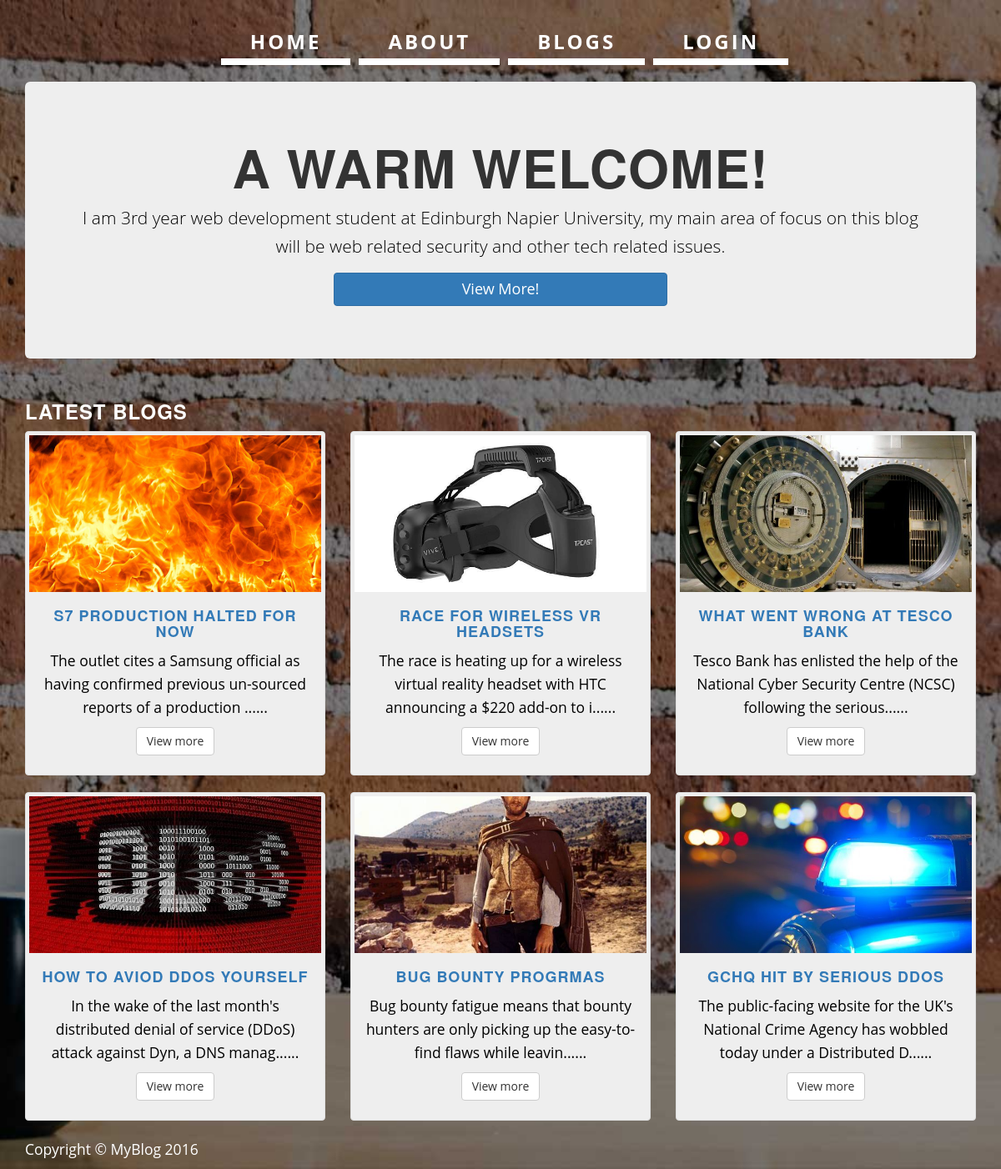
/index, run on the app's committed database.
### tables this page shows
CREATE TABLE "content" (
	`id`	INTEGER,
	`author`	TEXT,
	`date`	TEXT,
	`title`	INTEGER,
	`content`	TEXT,
	`image`	TEXT,
	`url`	TEXT
);

### webapp.py (the view)
@app.route('/')
@app.route('/index')
def index():
    g.db = connect_db()
    cur = g.db.execute('SELECT title, author, id, content, image FROM content LIMIT 6')
    sales = [dict(title=row[0], author=row[1], id=row[2], content=row[3], image=row[4]) for row in cur.fetchall()]
    g.db.close()
    return render_template("index.html", sales=sales)

### webapp.py (called while the page is built)
def connect_db():
    return lite.connect(app.config['DATABASE'])

### templates/index.html
{% extends "base.html" %}
{% block content %}
    <div class="container">
        <header class="jumbotron hero-spacer">
            <h1 class="text-center">A Warm Welcome!</h1>
            <p class="text-center">I am 3rd year web development student at Edinburgh Napier University, my main area of
                focus on this blog will be web related security and other tech related issues.</p>
            <p><a href="/blogs-all" class="btn btn-primary btn-large center-block">View More!</a>
            </p>
        </header>
        <div class="row">
            <div class="col-lg-12">
                <h3 style="color: white">Latest Blogs</h3>
            </div>
        </div>
        <div class="row text-center">
            {% for item in sales %}
                <div class="col-md-4 col-sm-6 hero-feature">
                    <div class="thumbnail">
                        <img class="img-responsive" src="{{ item.image }}" alt="">
                        <div class="caption">
                            <h4><a href="{{ url_for('blog', id=item.id) }}">{{ item.title }}</a></h4>
                            <p> {{ item.content[:100] }}......</p>
                            <p>
                                <a href="{{ url_for('blog', id=item.id) }}" class="btn btn-default">View more</a>
                            </p>
                        </div>
                    </div>
                </div>
            {% endfor %}
        </div>
        <footer>
            <div class="row">
                <div class="col-lg-12">
                    <p class="footer">Copyright &copy; MyBlog 2016</p>
                </div>
            </div>
        </footer>
    </div>
{% endblock %}

### templates/base.html (shortened to what this page needs)
<html>
<head>
    <link href="../static/css/bootstrap.min.css" rel="stylesheet">
    <link href="../static/css/style.css" rel="stylesheet">
</head>
<nav class="navbar navbar-default" role="navigation">
    <div class="container">
        <div class="navbar-header">
            <a class="navbar-brand" href="index.html"></a>
        </div>
        <div class="collapse navbar-collapse" id="bs-example-navbar-collapse-1">
            <ul class="nav navbar-nav">
                <li>
                    <a href="/">Home</a>
                </li>
                <li>
                    <a href="/about">About</a>
                </li>
                <li>
                    <a href="/blogs-all">Blogs</a>
                </li>
                <li>
                    <a href="/admin-home">Login</a>
                </li>
            </ul>
        </div>
    </div>
</nav>
{% block content %}
{% endblock %}
</body>
</html>

### static/css/style.css (style rules this page uses)
h1, h2, h3, h4, h5, h6 { text-transform: uppercase; font-family: "Josefin Slab","Helvetica Neue",Helvetica,Arial,sans-serif; font-weight: 700; letter-spacing: 1px; }
p { font-size: 1.25em; line-height: 1.6; color: #000; }
.navbar-default .navbar-brand { color:white !important; }
.navbar-brand { text-transform: uppercase; font-weight: 900; letter-spacing: 2px; }
.navbar-nav { text-transform: uppercase; font-weight: 400; letter-spacing: 3px; }
.navbar { border-radius: 0; }
.navbar { min-height: 0; }
.navbar-default { border: none; background-color: transparent; }
.nav>li>a { padding: 35px; }
.navbar-nav>li>a { margin-left: 10px; line-height: 30px; font-weight: 700; -webkit-transition: all .3s ease; -moz-transition: all .3s ease; -ms-transition: all .3s ease; -o-transition: all .3s ease; transition: all .3s ease; color: white !important; text-transform: uppercase; font-size: 24px; border-bottom:8px solid white;padding-bottom:5px; }
.navbar-nav { display: table; float: none; margin: 0 auto; table-layout: fixed; font-size: 1.25em; }
.thumbnail { background-color: #eee !important; }
.btn-primary { font-size: 18px !important; max-width: 400px !important; }
.footer { color: white !important; }

### data on the page
content: image (picture), title "S7 PRODUCTION HALTED FOR NOW", content "The outlet cites a Samsung official as having confirmed previous un-sourced reports of a production"
content: image (picture), title "RACE FOR WIRELESS VR HEADSETS", content "The race is heating up for a wireless virtual reality headset with HTC announcing a $220 add-on to i"
content: image (picture), title "WHAT WENT WRONG AT TESCO BANK", content "Tesco Bank has enlisted the help of the National Cyber Security Centre (NCSC) following the serious"
content: image (picture), title "HOW TO AVIOD DDOS YOURSELF", content "In the wake of the last month's distributed denial of service (DDoS) attack against Dyn, a DNS manag"
content: image (picture), title "BUG BOUNTY PROGRMAS", content "Bug bounty fatigue means that bounty hunters are only picking up the easy-to-find flaws while leavin"
content: image (picture), title "GCHQ HIT BY SERIOUS DDOS", content "The public-facing website for the UK's National Crime Agency has wobbled today under a Distributed D"
